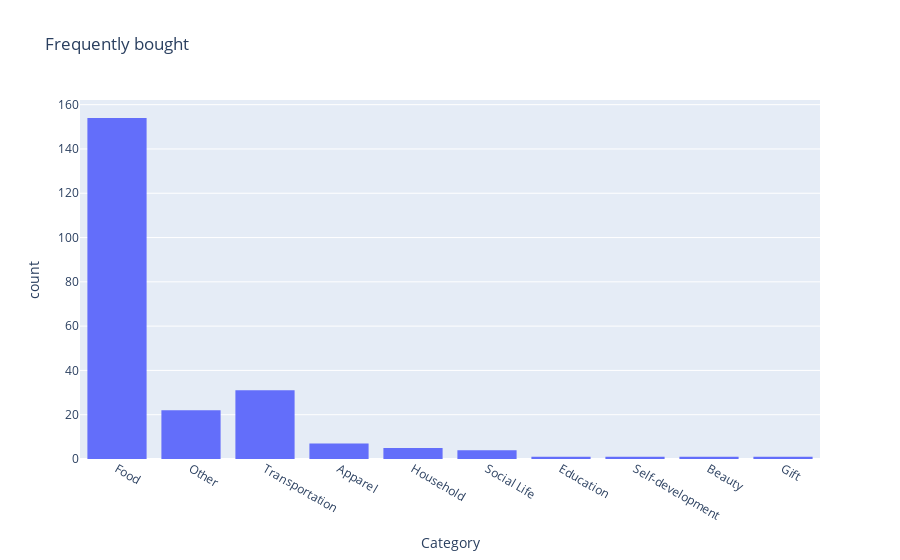

Notebook code for this chart:
### Code cell
px.histogram(expense_df,'Category',title='Frequently bought')

### Figure 1 — Plotly figure (JSON) as saved in the notebook; plotly's stock layout.template omitted (floating-point values rounded to 4 significant figures; data arrays with more than 128 entries replaced by an {"elided": "..."} marker saying what was removed)
{"data": [{"alignmentgroup": "True", "bingroup": "x", "hovertemplate": "Category=%{x}<br>count=%{y}<extra></extra>", "legendgroup": "", "marker": {"color": "#636efa", "pattern": {"shape": ""}}, "name": "", "offsetgroup": "", "orientation": "v", "showlegend": false, "type": "histogram", "x": {"elided": "227 str values"}, "xaxis": "x", "yaxis": "y"}], "layout": {"barmode": "relative", "legend": {"tracegroupgap": 0}, "title": {"text": "Frequently bought"}, "xaxis": {"anchor": "y", "domain": [0, 1], "title": {"text": "Category"}}, "yaxis": {"anchor": "x", "domain": [0, 1], "title": {"text": "count"}}}}
